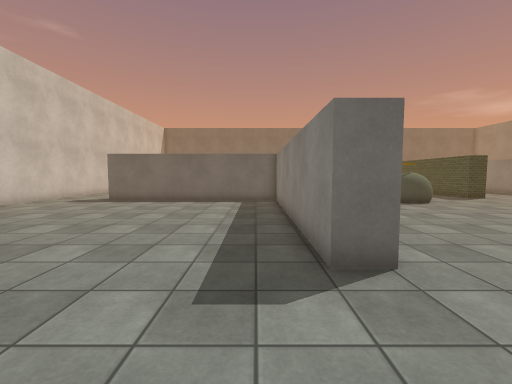
[1] (above)

21 first-person views from a walk through a 3-D level made in the Unity game engine. The camera is 1.4 m above the floor, tilts 4° down and sees 90° across. The floor is counted in squares, 1 m on a side. Each view is taken from the middle of a square. On the plan, view 1 faces up. The plan holds only what a view shows up to about 13 squares ahead; the rest is blank. The place goes on beyond the plan. The player character is not drawn. Surface patterns are stand-ins for the level's own textures.

[2]
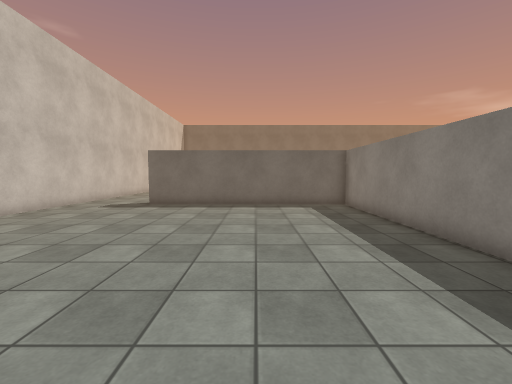

[3]
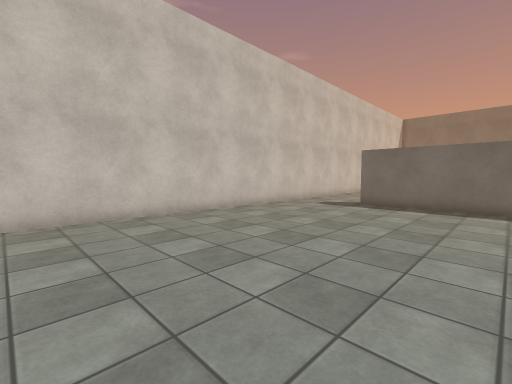

[4]
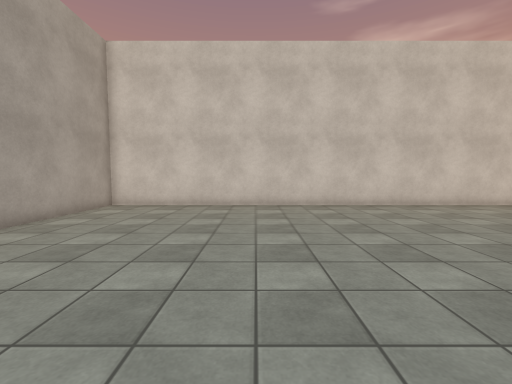

[5]
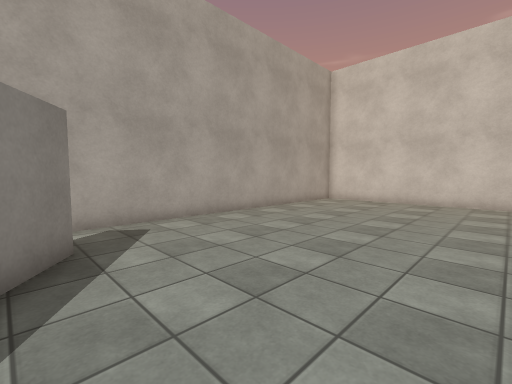

[6]
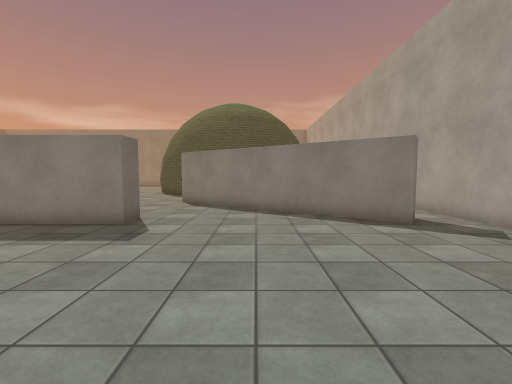

[7]
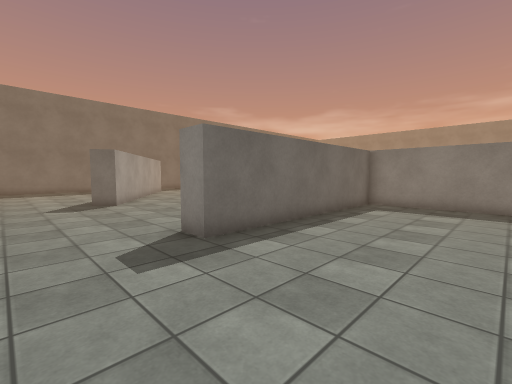

[8]
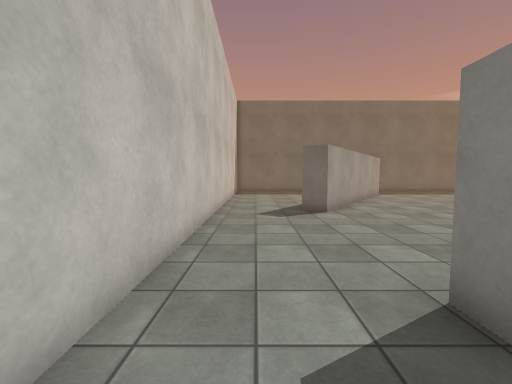

[9]
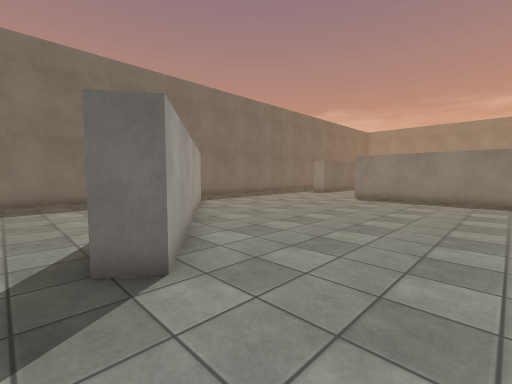

[10]
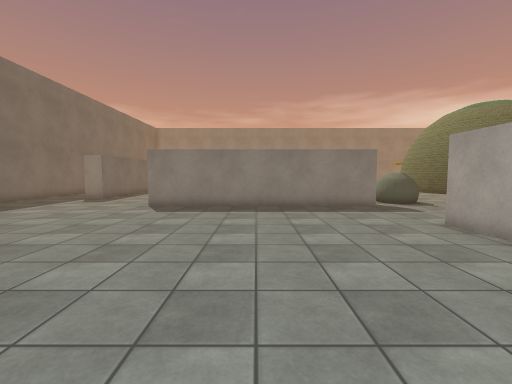

[11]
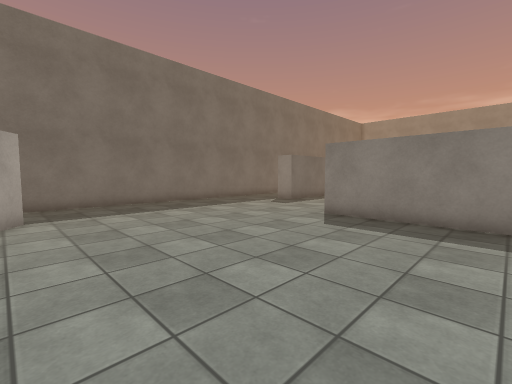

[12]
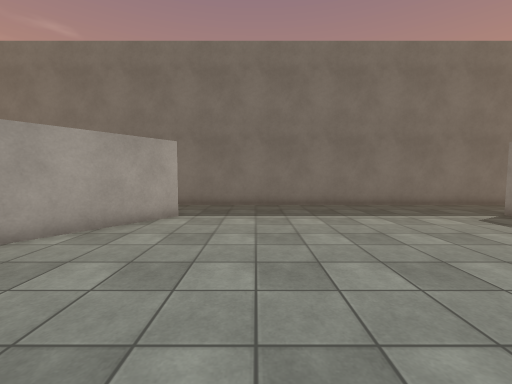

[13]
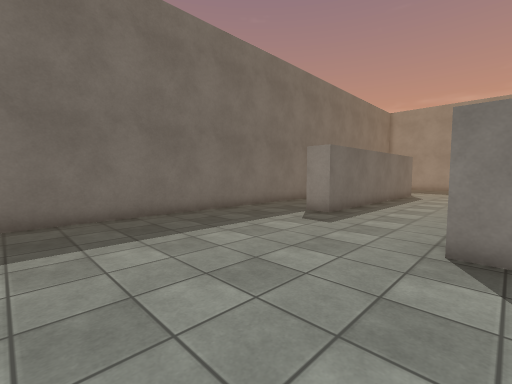

[14]
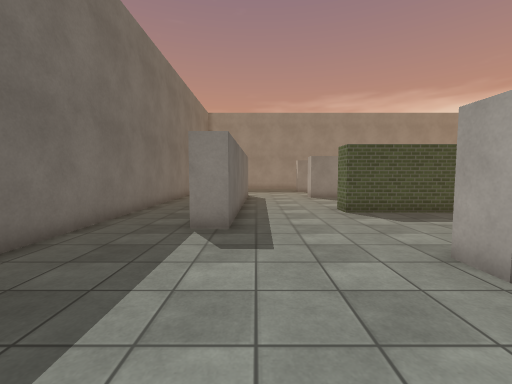

[15]
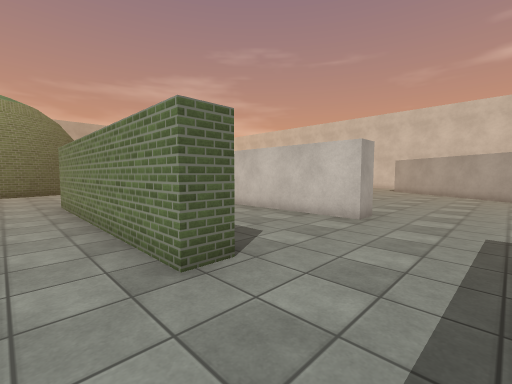

[16]
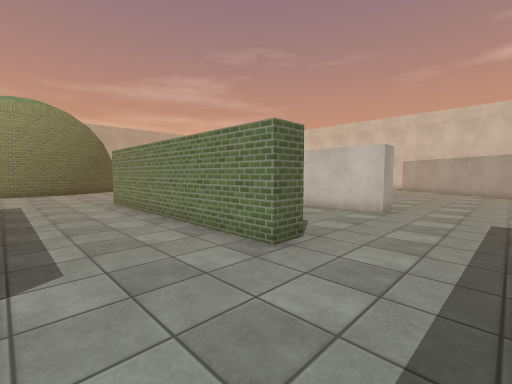

[17]
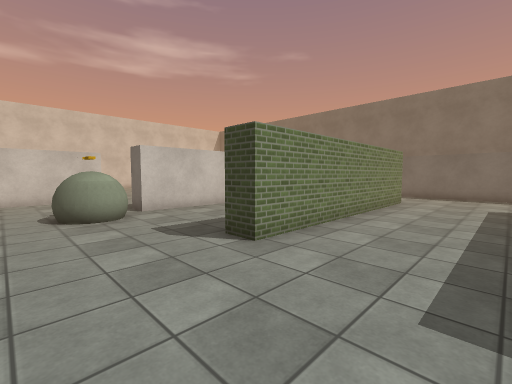

[18]
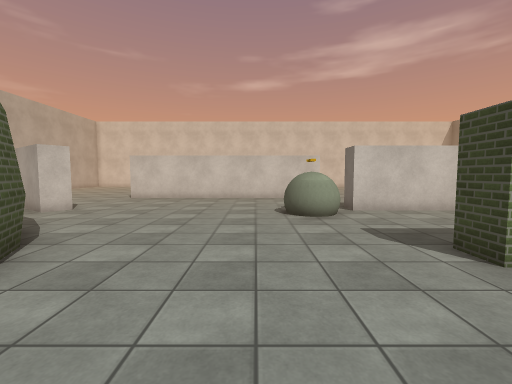

[19]
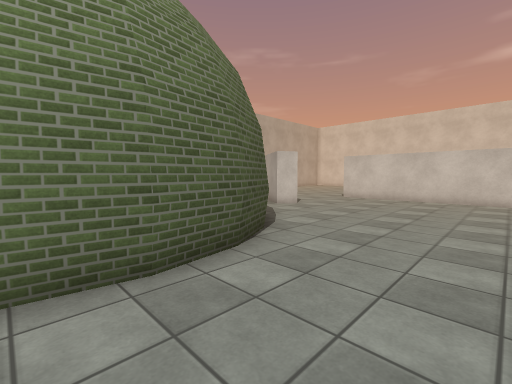

[20]
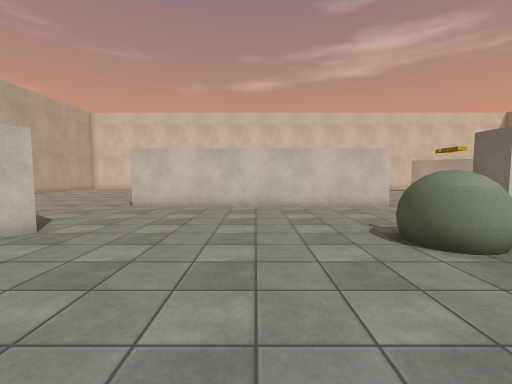

[21]
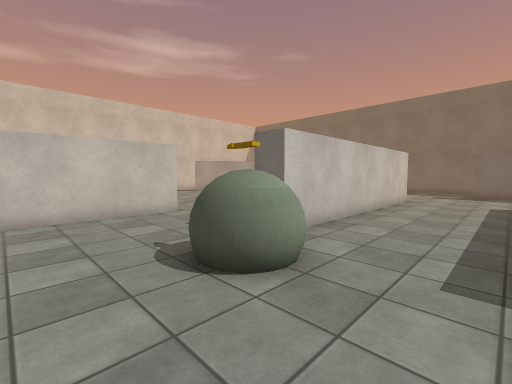

### Floor plan
Points are (right, up) in squares from view 1. A wall is a line through its corners. A room is listed if a view was taken in it or the views show most of it. See-through windows are left out.
Room 1 (views 1, 2, 3, 4, 5, 6, 7, 8)
walls: (2.1, 3.7) (1.1, 3.7) (1.1, 13.7) (-7.9, 13.7) (-7.9, 14.8); (1.9, -4.9) (1.1, -4.4) (6.3, 2.7); (-11.5, 16.5) (-11.5, -6.5) (3.4, -6.5)
ways out: opening at (-10, 15.7) to room 2; opening at (4, 3.7) to room 2; opening at (2.5, -5.5)
Room 2 (views 9, 10, 11, 12, 13, 14, 15, 16, 17, 18, 19, 20, 21)
walls: (6.2, 24.7) (7.2, 24.7) (7.2, 14.7) (6.2, 14.7) (6.2, 24.7); (0.1, 14.7) (2.1, 14.7) (2.1, 3.7); (12.2, 20.8) (12.2, 24.7) (13.2, 24.7) (13.2, 14.7) (12.1, 14.7); (-1.6, 29.5) (-7.4, 21.3) (-8.3, 22); (17.1, 28.5) (9.5, 28.7) (9.5, 29.8); (-6, 32.5) (-9.1, 32.5); (-11.5, 25) (-11.5, 16.5); (12.1, 6.5) (13.7, 7.3) (15.6, 7.6) (17.1, 7.4); (16.1, 32.5) (-2.5, 32.5); (6.3, 2.7) (7, 3.7) (7.8, 3.2)
ways out: opening at (-10, 15.7) to room 1; opening at (4, 3.7) to room 1; opening at (8.5, 4)
objects: ball (7, 12) to (9, 14)

Positions as (right, up) in squares from view 1, and headings:
1: (0, 0), facing up
2: (-3, 2), facing up
3: (-3, 2), facing up-left
4: (0, 0), facing left
5: (2, 1), facing down-left
6: (-6, 0), facing right
7: (-11, 9), facing up-right
8: (-10, 12), facing up
9: (-9, 18), facing up-right
10: (-5, 20), facing right
11: (-2, 20), facing up-right
12: (1, 21), facing up
13: (1, 24), facing up-right
14: (3, 28), facing right
15: (15, 28), facing down-left
16: (17, 28), facing down-left
17: (17, 11), facing up-left
18: (17, 11), facing left
19: (17, 11), facing down-left
20: (13, 9), facing left
21: (11, 10), facing up-left
